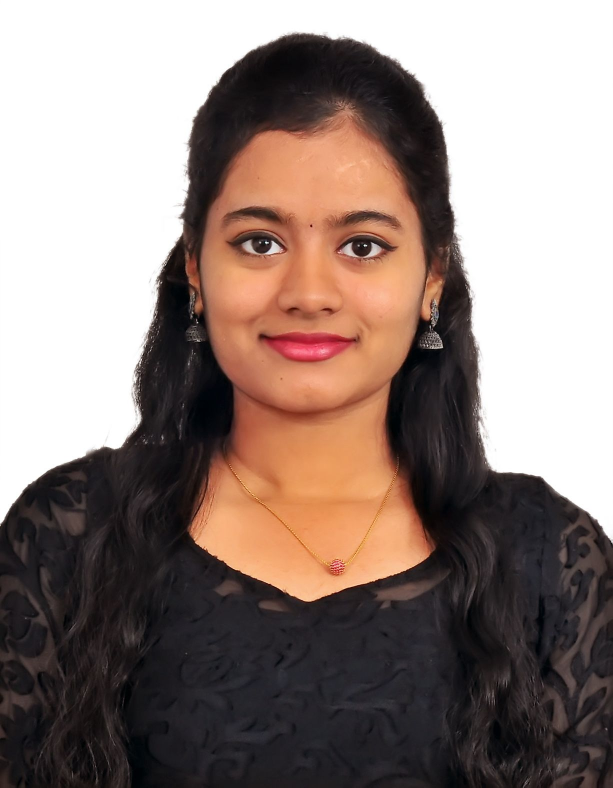
#> input picture photo.jpeg, 1225 x 1575 px (shown at 1/2 size)
$ jupyter execute Sunglasses.ipynb
#> lines starting #> are read from the running program, lines starting #| are printed output that depends on the picture; after the words box and inside, x2 and y2 are one past the last pixel; in counts of white or black regions, pixels touching at a corner belong together; pictures that were not available may be replaced by others from this repository, and a replacement may not be noted
[cell 1]
# Import libraries
import cv2
import numpy as np
import matplotlib.pyplot as plt

[cell 2]
# Load the Face Image
faceImage = cv2.imread('photo.jpeg')
#> faceImage is the input picture: shape (1575, 1225, 3); mean B, G, R 122.4, 128.4, 144.6
plt.imshow(faceImage[:,:,::-1]);plt.title("Face")

[cell 3]
faceImage.shape
#> Out = (1575, 1225, 3)

[cell 4]
#resized_faceImage.shape
faceImage.shape
#> Out = (1575, 1225, 3)

[cell 5]
# Load the Sunglass image with Alpha channel
# (http://pluspng.com/sunglass-png-1104.html)
glassPNG = cv2.imread('/content/pngtree-aviators-sunglasses-with-brown-frames-png-image_4504393.png',-1)
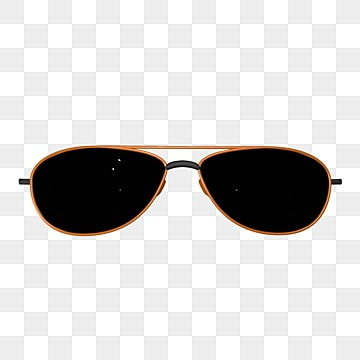
#> input picture sunglass.png, 360 x 360 px, given in place of -aviators-sunglasses-with-brown-frames-png-image_4504393.png, which was not available
#> glassPNG is the input picture: shape (360, 360, 3); mean B, G, R 209.4, 210.5, 211.9
plt.imshow(glassPNG[:,:,::-1]);plt.title("glassPNG")

[cell 6]
# Target coordinates
y1, y2 = 410, 680
x1, x2 = 480, 880

# Resize the image to fit over the eye region properly keeping the target aspect ratio
glassPNG = cv2.resize(glassPNG, (x2 - x1, y2 - y1))
#> glassPNG: shape (270, 400, 3)
print("image Dimension = {}".format(glassPNG.shape))
#| image Dimension = (270, 400, 3)

[cell 7]
# Separate the Color and handle alpha channel creation
glassBGR = glassPNG[:, :, 0:3]

# Convert to grayscale
gray = cv2.cvtColor(glassBGR, cv2.COLOR_BGR2GRAY)
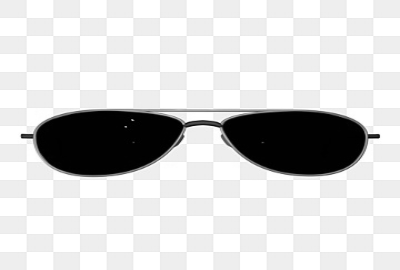
#> gray: shape (270, 400); min 0, max 255, mean 210.8

# Create a mask where only the dark pixels (sunglasses) are active.
# Since the checkerboard background has light gray (around 220+) and white (255) pixels,
# the sunglasses frame and lenses are significantly darker (typically < 100).
_, glassMask1 = cv2.threshold(gray, 180, 255, cv2.THRESH_BINARY_INV)
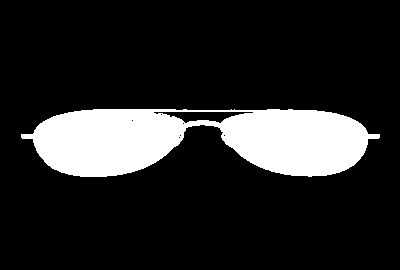
#> glassMask1: shape (270, 400); 15.4% white; 1 white region, box (x1, y1, x2, y2) and area: (21, 109, 380, 177) 16636

# Use morphological closing and opening to seal the interior of the lenses and clean up any tiny noise
kernel_close = cv2.getStructuringElement(cv2.MORPH_ELLIPSE, (5, 5))
kernel_open = cv2.getStructuringElement(cv2.MORPH_ELLIPSE, (3, 3))
glassMask1 = cv2.morphologyEx(glassMask1, cv2.MORPH_CLOSE, kernel_close)
#> glassMask1: shape (270, 400); 15.5% white; 1 white region, box (x1, y1, x2, y2) and area: (21, 109, 380, 177) 16737
glassMask1 = cv2.morphologyEx(glassMask1, cv2.MORPH_OPEN, kernel_open)
#> glassMask1: shape (270, 400); 15.4% white; 2 white regions (1 under 20 px), largest, box (x1, y1, x2, y2) and area: (21, 109, 380, 177) 16624

print("Color shape:", glassBGR.shape)
#| Color shape: (270, 400, 3)
print("Mask shape:", glassMask1.shape)
#| Mask shape: (270, 400)

[cell 8]
# Display the images for clarity
plt.figure(figsize=[15,15])
plt.subplot(121);plt.imshow(glassBGR[:,:,::-1]);plt.title('Sunglass Color channels');
plt.subplot(122);plt.imshow(glassMask1,cmap='gray');plt.title('Sunglass Alpha channel');
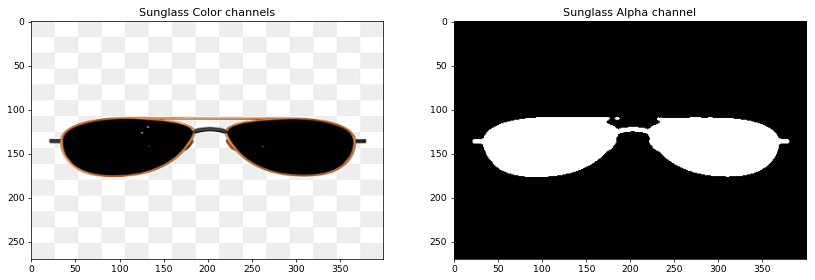
#> figure drawn by matplotlib, 2 panels

[cell 9]
# Make a copy
faceWithGlassesNaive = faceImage.copy()

# Expanded coordinates to make the sunglasses larger
y1, y2 = 310, 680
x1, x2 = 400, 880

# Resize the glassBGR to fit the target slice
glassBGR_naive_resized = cv2.resize(glassBGR, (x2 - x1, y2 - y1))
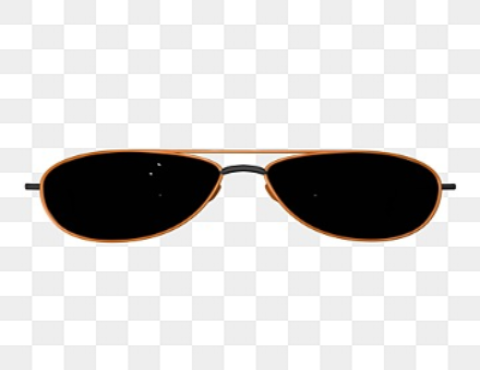
#> glassBGR_naive_resized: shape (370, 480, 3); mean B, G, R 209.4, 210.4, 211.9

# Replace the eye region with the sunglass image
faceWithGlassesNaive[y1:y2, x1:x2] = glassBGR_naive_resized
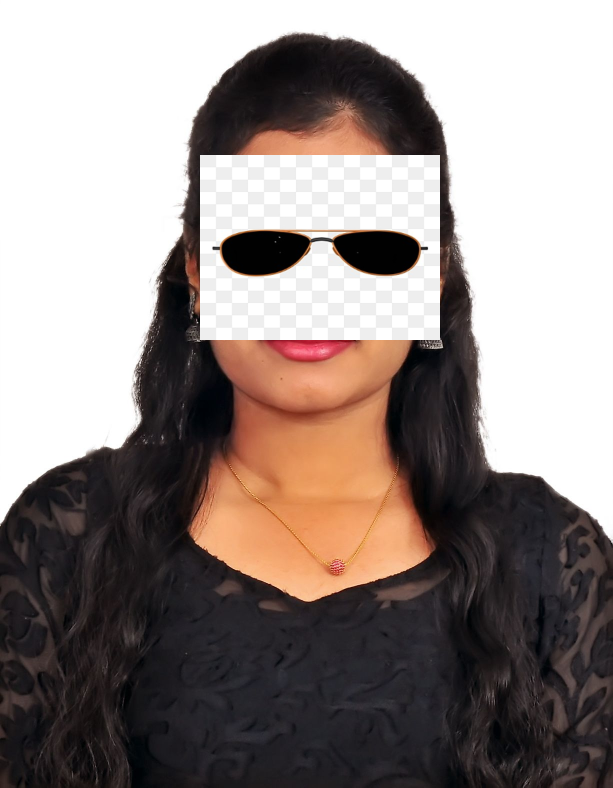
#> faceWithGlassesNaive: shape (1575, 1225, 3) (shown at 1/2 size); 9.21% of pixels changed, all inside (x1, y1, x2, y2) = (400, 310, 880, 680)

plt.figure(figsize=[10,10])
plt.imshow(faceWithGlassesNaive[...,::-1])
plt.title("Naive Sunglasses Overlay")

[cell 10]
# Make the dimensions of the mask same as the input image.
# Since Face Image is a 3-channel image, we create a 3 channel image for the mask
glassMask = cv2.merge((glassMask1, glassMask1, glassMask1))

# Make the values [0,1] since we are using arithmetic operations
glassMask = np.uint8(glassMask/255)

# Make a copy
faceWithGlassesArithmetic = faceImage.copy()

# Get the correct eye region from the high-res face image (expanded bounds)
y1, y2 = 410, 680
x1, x2 = 480, 880
eyeROI = faceWithGlassesArithmetic[y1:y2, x1:x2]

# Resize the glassMask to match the eyeROI dimensions
glassMask = cv2.resize(glassMask, (eyeROI.shape[1], eyeROI.shape[0]))

# Resize glassBGR to match the eyeROI dimensions
glassBGR_resized = cv2.resize(glassBGR, (eyeROI.shape[1], eyeROI.shape[0]))

# Use the mask to create the masked eye region
maskedEye = cv2.multiply(eyeROI, (1 - glassMask))

# Use the mask to create the masked sunglass region
maskedGlass = cv2.multiply(glassBGR_resized, glassMask)

# Combine the Sunglass in the Eye Region to get the augmented image
eyeRoiFinal = cv2.add(maskedEye, maskedGlass)
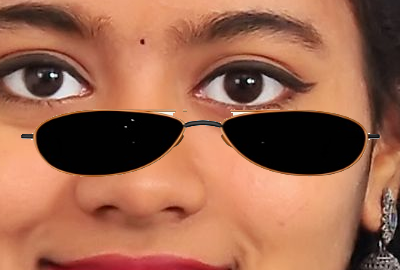
#> eyeRoiFinal: shape (270, 400, 3); mean B, G, R 77.5, 101.7, 156.5

# Display the intermediate results
plt.figure(figsize=[20,20])
plt.subplot(131);plt.imshow(maskedEye[...,::-1]);plt.title("Masked Eye Region")
plt.subplot(132);plt.imshow(maskedGlass[...,::-1]);plt.title("Masked Sunglass Region")
plt.subplot(133);plt.imshow(eyeRoiFinal[...,::-1]);plt.title("Augmented Eye and Sunglass")
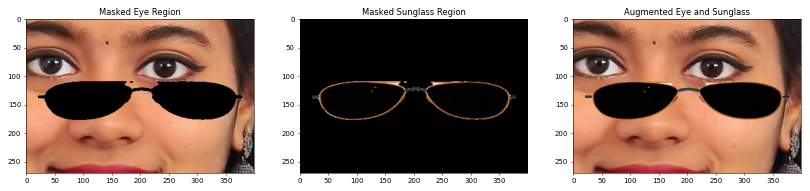
#> figure drawn by matplotlib, 3 panels

[cell 11]
# Replace the eye ROI with the output from the previous section
y1, y2 = 410, 680
x1, x2 = 480, 880
faceWithGlassesArithmetic[y1:y2, x1:x2] = eyeRoiFinal
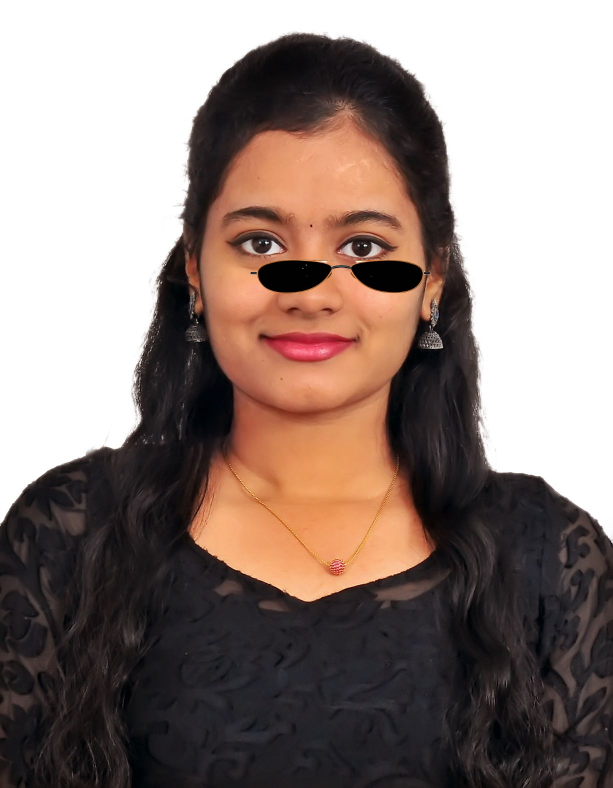
#> faceWithGlassesArithmetic: shape (1575, 1225, 3) (shown at 1/2 size); 0.86% of pixels changed, all inside (x1, y1, x2, y2) = (501, 519, 860, 587)

# Display the final result
plt.figure(figsize=[20,20])
plt.subplot(121);plt.imshow(faceImage[:,:,::-1]); plt.title("Original Image")
plt.subplot(122);plt.imshow(faceWithGlassesArithmetic[:,:,::-1]);plt.title("With Sunglasses")
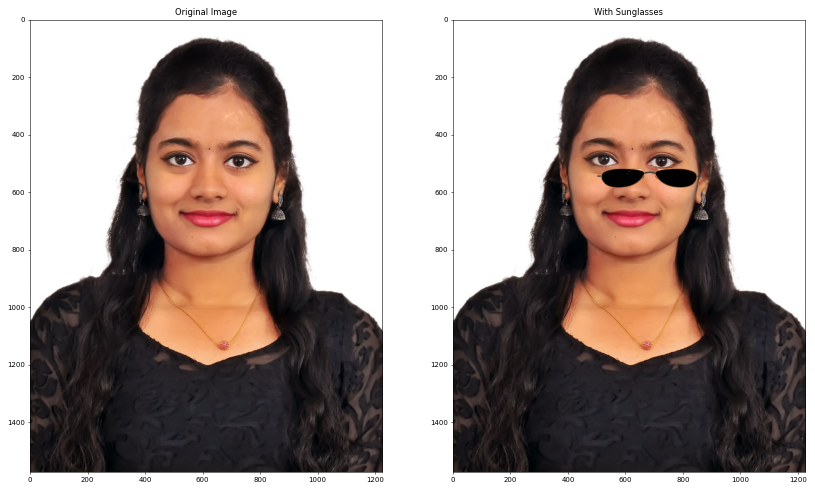
#> figure drawn by matplotlib, 2 panels
